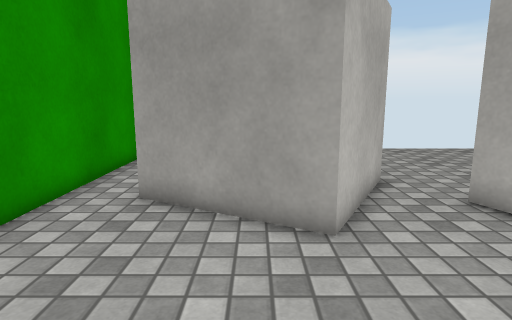
View 1 (above)

12 first-person views from a walk through a Unity game level. The camera is 1.2 m above the floor, tilts 10° down and sees 75° across. The floor is counted in squares, 0.5 m on a side. Each view is taken from the middle of a square. On the plan, view 1 faces up. The plan holds only what a view shows up to about 20 squares ahead; the rest is blank. Surface patterns are stand-ins for the level's own textures.

View 2
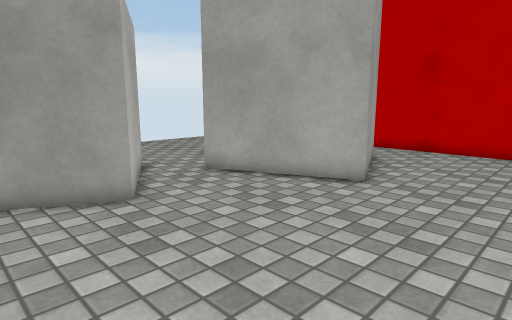

View 3
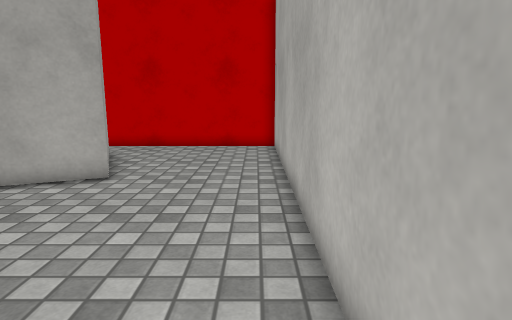

View 4
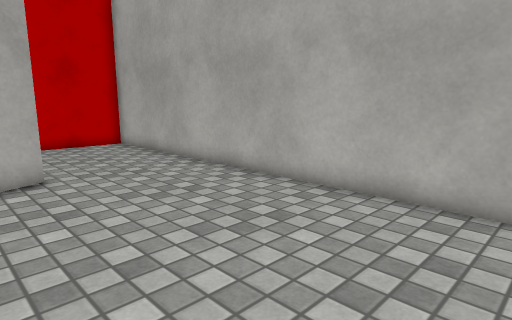

View 5
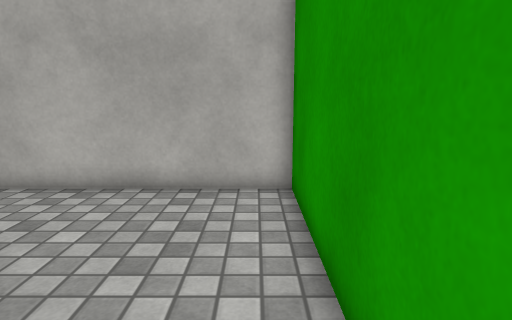

View 6
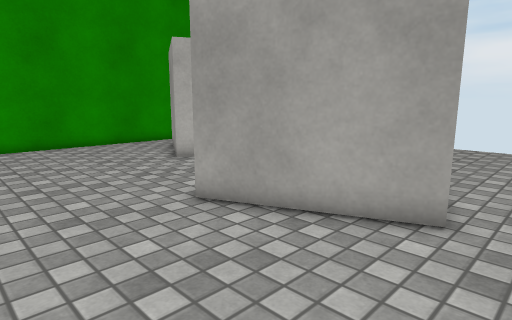

View 7
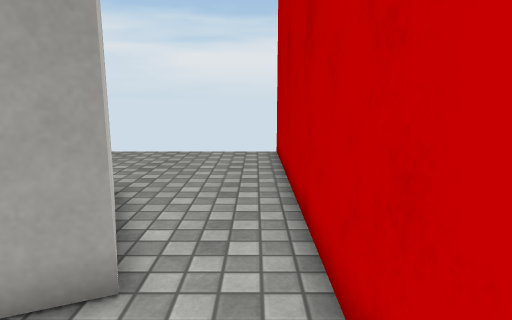

View 8
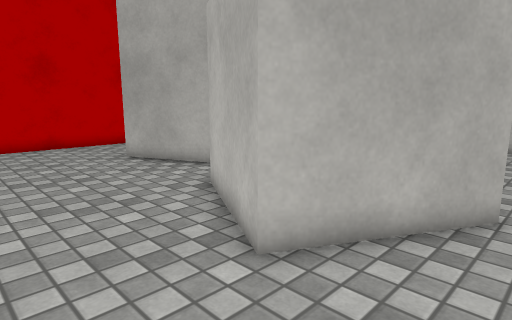

View 9
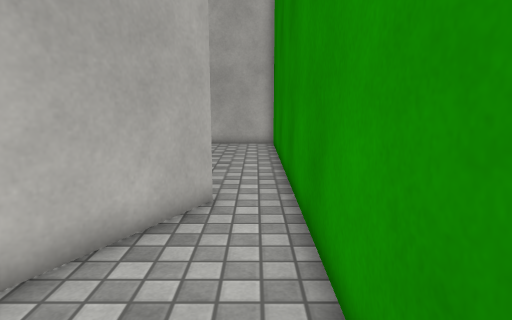

View 10
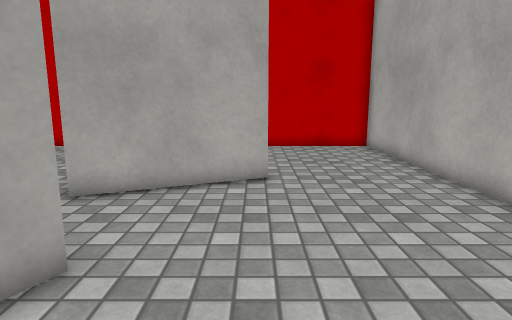

View 11
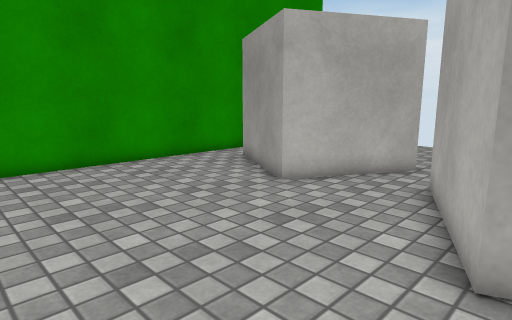

View 12
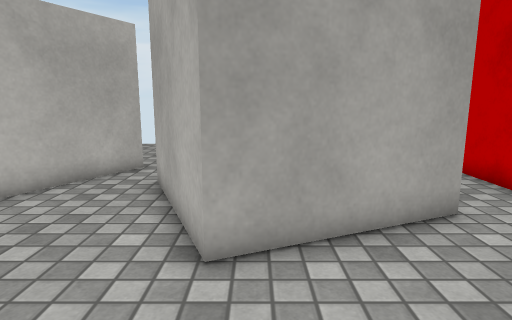

### Floor plan
Key: @ floor where view 1 was taken; # wall or solid block; . floor; O other object.
Columns run from 5 left of view 1 to 15 right of it. Each row starts with its distance up from view 1.
 17                     #
 16  .   ...   .........#
 15 #   ................#
 14 #  .................#
 13 #...................#
 12 #...OOO.............#
 11 #...O OOO...........#
 10 #..O    OO.... #....#
  9 #.OO    O...#####...#
  8 #.OO   OO.###   #...#
  7 #..OOO O..##    ##..#
  6 #....OOO...#    ##..#
  5 #..........##   ##..#
  4 #..........###### ..#
  3 #...........###.....#
  2 #...................#
  1 #...................#
  0 #....@..............#
 -1 #...................#
 -2 #...................#
 -3 #####################

Where each view was taken, in squares from view 1:
view 1: 0 up, 0 right, facing up
view 2: 2 down, 2 left, facing up-right
view 3: 2 down, 3 left, facing right
view 4: 5 up, 4 left, facing down-right
view 5: 6 up, 4 left, facing down
view 6: 2 down, 14 right, facing up-left
view 7: 1 up, 14 right, facing up
view 8: 16 up, 4 left, facing down-right
view 9: 16 up, 4 left, facing down
view 10: 3 up, 3 left, facing right
view 11: 2 down, 8 right, facing up-left
view 12: 2 down, 8 right, facing up
